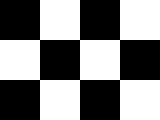
%> input picture ps4_octave/input/check.bmp, 160 x 120 px
$ octave --eval "result = smoothGradient(imread('input/check.bmp'));"   (GNU Octave 9; MATLAB toolbox functions it lacks are replaced by stand-ins)
%> lines starting %> are read from the running program, lines starting %| are printed output that depends on the picture
function [Gx,Gy] = smoothGradient(I)
    sobelX = [1 0 -1;2 0 -2;1 0 -1]*1/8;
    sobelY = [1 2 1;0 0 0;-1 -2 -1]*1/8;
    h_x = conv2(fspecial('gaussian'),sobelX);
    h_y = conv2(fspecial('gaussian'),sobelY);
    Gx = imfilter(I,h_x);
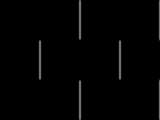
%> Gx: size 120x160 uint8; min 0, max 114, mean 2.6
    Gy = imfilter(I,h_y);
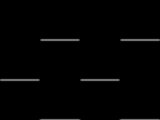
%> Gy: size 120x160 uint8; min 0, max 114, mean 2.6; mean of the top-left, top-right, bottom-left and bottom-right quarters 2.1, 2.1, 3.1, 3.1
end
